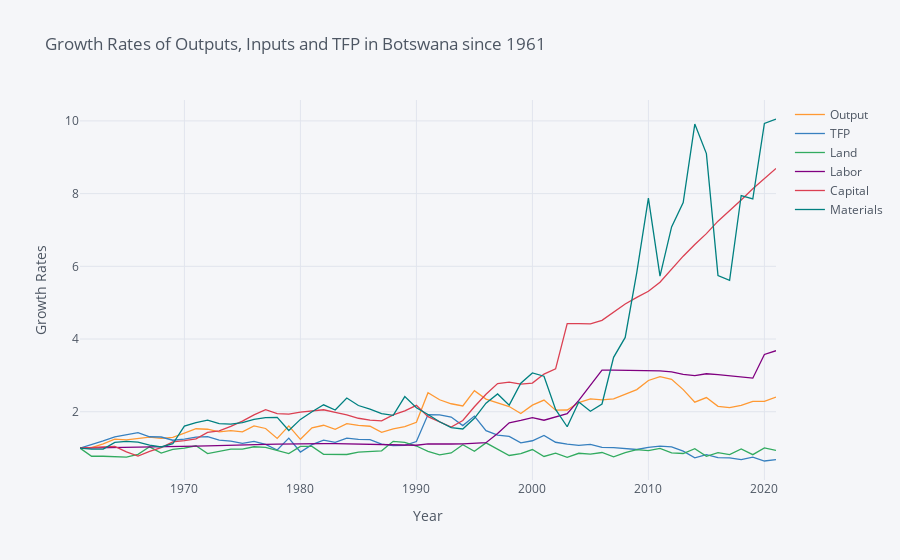

Notebook cell for this chart:
### Code cell
select = df.xs('BWA',level='WDI Code').dropna(how='any')

# Drop unnecessary index levels
select = select.droplevel(['Country'])

dselect = np.log(select).diff()
dselect['Inputs'] = dselect['Output'] - dselect['TFP']

select = df.xs('BWA',level='WDI Code').dropna(how='any').droplevel(['Country'])

select = select/select.loc[1961,:]
select.iplot(xTitle="Year", yTitle="Growth Rates", title="Growth Rates of Outputs, Inputs and TFP in Botswana since 1961")
